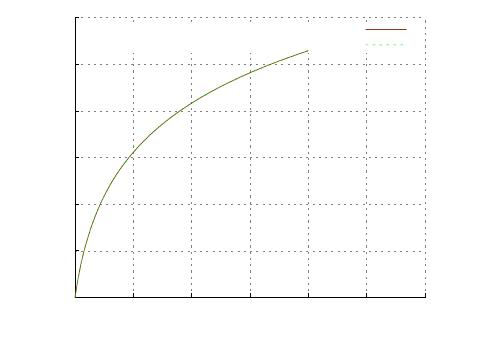

Write the gnuplot code that produced this figure.
load "../common_template.gp"

set output "insulationZeller2Dof.eps"
set xlabel 'Stiffness Ratio'
set ylabel 'Difference level D [dB]'
set xrange [0:20]
set xrange [0:30]

plot 'data/2dofZeller.csv' ls 1 with lines title '$ 20 \cdot \log \left| \nicefrac{v_o}{v_u} \right| $', \
		 'data/2dofZellerAnalytic.csv' ls 22 with lines title '$ 20 \cdot \log \left| \nicefrac{\left(k_1 + k_2\right)}{k_1}\right| $'